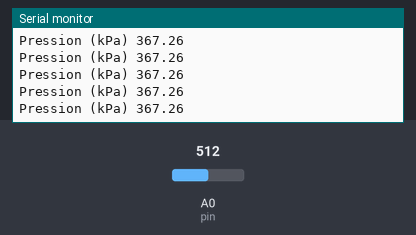
Simulated run of this sketch. Board: Arduino Uno, built with avr-gcc and run on an emulated ATmega328P. Parts: the last lines printed to the serial monitor. The test bench sets the inputs (shaded band); at power-on: A0 (pin) = 512.

Above: at 2.7 s.
2.8 s: A0 (pin) set to 21
At 3.9 s:
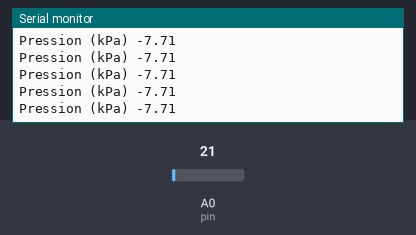
4.3 s: A0 (pin) set to 16
At 4.9 s:
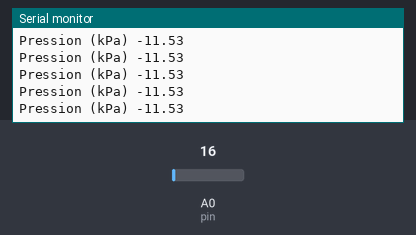
Timing chart, 0 to 7.3 s (numbered marks = the images above; inputs shaded):
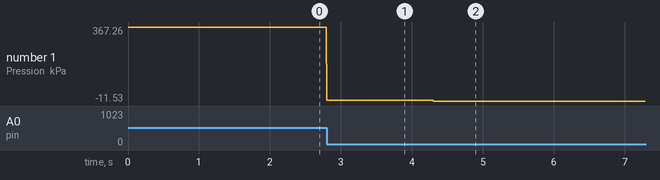

Measured:
- after the input at 2.8 s, the serial monitor: prints a new line at once (image 1)
- after the input at 4.3 s, the serial monitor: prints a new line at once (image 2)
- plotted number 1: 367.26 → -7.71 after the input at 2.8 s, -7.71 → -11.53 after the input at 4.3 s

The sketch:

pression_montrouge.ino
```cpp
/*
 * Ce programme permet de mesurer la pression, en mesurant la tension sur le pin A0.
 *
 * Il faut utiliser le shield Grove, et brancher le capteur sur la 4-broche A0.
 *
 * La variable "offset" peut être modifiée, par exemple en étalonnant le capteur à la pression ambiante.
 *
 * Pour afficher un graphe continu : choisir intervalleEntreMesures court (de l'ordre de 10) et afficher le plotteur (Crtl+Shift+L).
 *
 * Pour afficher des valeurs de pression : choisir intervalleEntreMesures long (de l'ordre de 1000) et afficher le moniteur (Crtl+Shift+M).
 *
 * Attention, ce programme fonctionne à 115200 baud, à régler sur l'affichage moniteur (Crtl+Shift+M).
 */

///////////////////////////// ATTENTION, CE CAPTEUR FONCTIONNE EN 5 V /////////////////////////////

float const intervalleEntreMesures = 10; // Intervalle entre les mesures, en ms.

int const pin = A0;

double const sensibilite = 6.4; // Sensibilite du capteur : 6.4 mV / kPa
double const offset = 152; // Offset du capteur : normalement entre 88 et 313 mV

void setup() {
  Serial.begin(115200);
}

void loop() {
  // On lit la valeur de la tension (entier sur 1024 values) sur la pin A0.
  int rawValue = analogRead(pin);

  // On obtient la tension delivree (en mV)
  double rawVoltage;
  rawVoltage = (double) rawValue * 5000 / 1023;

  // On transforme la tension en pression
  double pression;
  pression = (rawVoltage - offset) / sensibilite;

  Serial.print("Pression (kPa) "); Serial.println(pression);
  delay(intervalleEntreMesures);
}
```
